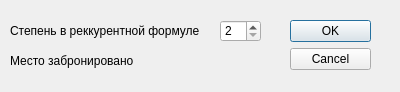
<?xml version="1.0" encoding="UTF-8"?>
<ui version="4.0">
 <class>SettingDialog</class>
 <widget class="QDialog" name="SettingDialog">
  <property name="geometry">
   <rect>
    <x>0</x>
    <y>0</y>
    <width>400</width>
    <height>92</height>
   </rect>
  </property>
  <property name="windowTitle">
   <string>Dialog</string>
  </property>
  <widget class="QDialogButtonBox" name="buttonBox">
   <property name="geometry">
    <rect>
     <x>290</x>
     <y>20</y>
     <width>81</width>
     <height>51</height>
    </rect>
   </property>
   <property name="orientation">
    <enum>Qt::Vertical</enum>
   </property>
   <property name="standardButtons">
    <set>QDialogButtonBox::Cancel|QDialogButtonBox::Ok</set>
   </property>
  </widget>
  <widget class="QSpinBox" name="spinBox">
   <property name="geometry">
    <rect>
     <x>220</x>
     <y>20</y>
     <width>41</width>
     <height>22</height>
    </rect>
   </property>
   <property name="minimum">
    <number>2</number>
   </property>
   <property name="maximum">
    <number>12</number>
   </property>
  </widget>
  <widget class="QLabel" name="label">
   <property name="geometry">
    <rect>
     <x>10</x>
     <y>20</y>
     <width>201</width>
     <height>21</height>
    </rect>
   </property>
   <property name="text">
    <string>Степень в реккурентной формуле</string>
   </property>
  </widget>
  <widget class="QLabel" name="label_2">
   <property name="geometry">
    <rect>
     <x>10</x>
     <y>50</y>
     <width>171</width>
     <height>21</height>
    </rect>
   </property>
   <property name="text">
    <string>Место забронировано</string>
   </property>
  </widget>
 </widget>
 <resources/>
 <connections>
  <connection>
   <sender>buttonBox</sender>
   <signal>accepted()</signal>
   <receiver>SettingDialog</receiver>
   <slot>accept()</slot>
   <hints>
    <hint type="sourcelabel">
     <x>290</x>
     <y>70</y>
    </hint>
    <hint type="destinationlabel">
     <x>157</x>
     <y>91</y>
    </hint>
   </hints>
  </connection>
  <connection>
   <sender>buttonBox</sender>
   <signal>rejected()</signal>
   <receiver>SettingDialog</receiver>
   <slot>reject()</slot>
   <hints>
    <hint type="sourcelabel">
     <x>316</x>
     <y>70</y>
    </hint>
    <hint type="destinationlabel">
     <x>286</x>
     <y>91</y>
    </hint>
   </hints>
  </connection>
 </connections>
</ui>
